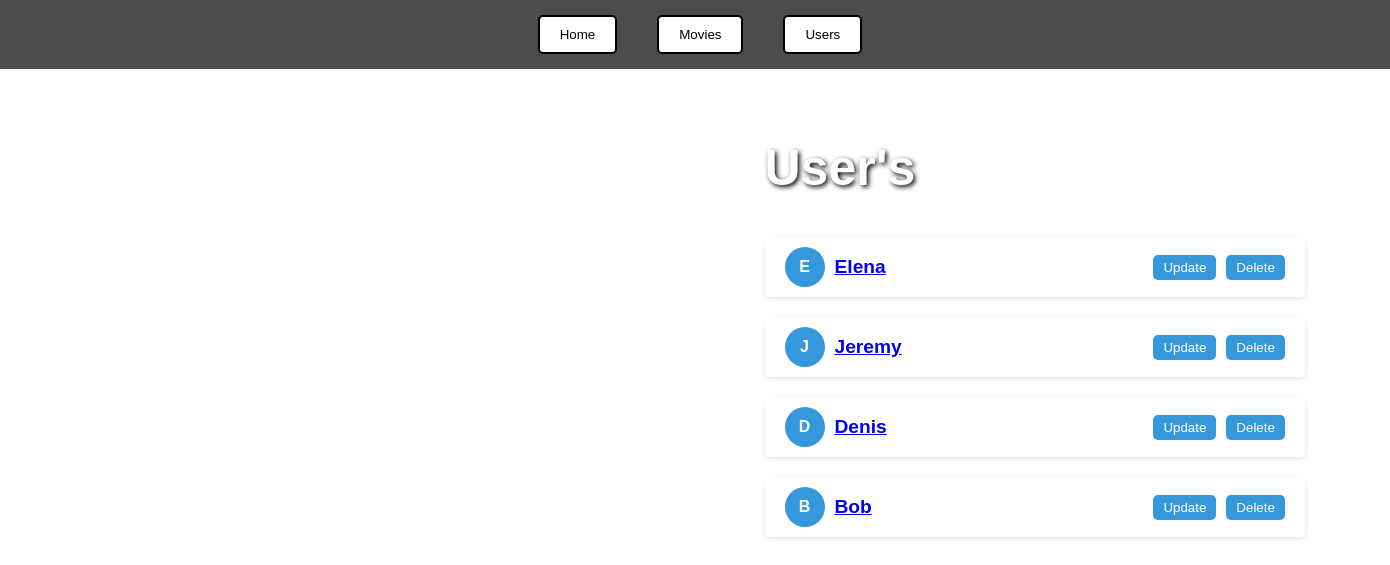
Screenshot of /users with the database file from the repository.
### datamanager/data_models.py (models this page shows, shortened)
class User(db.Model):
    __tablename__ = 'users'
    id = db.Column(db.Integer, primary_key=True, autoincrement=True)
    name = db.Column(db.String, nullable=False)
    user_movies = db.relationship('UserMovies', back_populates='user', cascade="all, delete")

### app.py (the view)
@app.route('/users', methods=['GET'])
def list_users():
    try:
        logging.info("Accessing the users list page")
        users = data.get_all_users()
        return render_template('users.html', users=users)
    except Exception as e:
        logging.error("Error occurred while fetching users: %s", e)
        abort(404)

### datamanager/sqlite_data_manager.py (called while the page is built)
    def get_all_users(self):
        try:
            return self.db.session.query(User).all()
        except SQLAlchemyError as e:
            logging.error(f"Error fetching all users: {e}")
            return []

### templates/users.html (shortened to what this page needs)
<!DOCTYPE html>
<html lang="en">
<head>
    <link rel="stylesheet" href="{{ url_for('static', filename='styles.css') }}">
</head>
<body class="users">
    <nav>
        <a href="/"><button>Home</button></a>
        <a href="/movies"><button>Movies</button></a>
        <a href="/users"><button>Users</button></a>
    </nav>
    <div class="message-container">
    </div>
    <h1 class="users-title">User's</h1>
    <ul>
        {% for user in users %}
        <li>
            <div class="user-icon">
                {{ user.name[0] }}
            </div>
            <div class="user-info">
                <a href="{{ url_for('user_movies', user_id=user.id) }}">{{ user.name }}</a>
            </div>
            <a href="{{ url_for('update_user', user_id=user.id) }}">
                <button>Update</button>
            </a>
            <a href="{{ url_for('delete_user', user_id=user.id) }}">
                <button class="remove">Delete</button>
            </a>
        </li>
        {% endfor %}
    </ul>
</body>
</html>

### static/styles.css (style rules this page uses)
body { margin: 0; font-family: Arial, sans-serif; color: white; }
body.users { background: url(background2.jpg) no-repeat center center fixed; background-size: cover; font-family: Arial, sans-serif; margin: 0; }
nav { display: flex; justify-content: center; padding: 15px; background-color: rgba(0, 0, 0, 0.7); position: sticky; top: 0; z-index: 10; }
nav a { margin: 0 15px; text-decoration: none; }
nav a button { background: white; color: black; border: 2px solid black; padding: 10px 20px; cursor: pointer; transition: all 0.3s ease; }
.message-container { height: 40px; margin-bottom: 20px; display: flex; align-items: center; justify-content: center; }
.users-title { text-align:center; color: #333; color: white; text-shadow: 2px 2px 5px black; font-size: 50px; margin: 30px 55% 30px; }
ul { list-style-type: none; padding: 0; display: flex; flex-direction: column; margin: 20px 55% 60px; width: 60%; }
li { display: flex; align-items: center; background-color: #fff; margin: 10px 0; padding: 10px 20px; border-radius: 5px; box-shadow: 0 2px 5px rgba(0, 0, 0, 0.1); width: 60%; justify-content: space-between; }
.user-icon { width: 40px; height: 40px; background-color: #3498db; color: white; display: flex; justify-content: center; align-items: center; border-radius: 50%; font-weight: bold; margin-right: 10px; }
.user-info { flex-grow: 1; font-size: 1.2em; font-weight: bold; color: black; margin-right: 20px; }
button { padding: 5px 10px; margin-left: 10px; cursor: pointer; border: none; border-radius: 5px; background-color: #3498db; color: #fff; transition: background-color 0.3s ease; }

### rows the page displays
User: name "E", name "Elena"
User: name "J", name "Jeremy"
User: name "D", name "Denis"
User: name "B", name "Bob"
